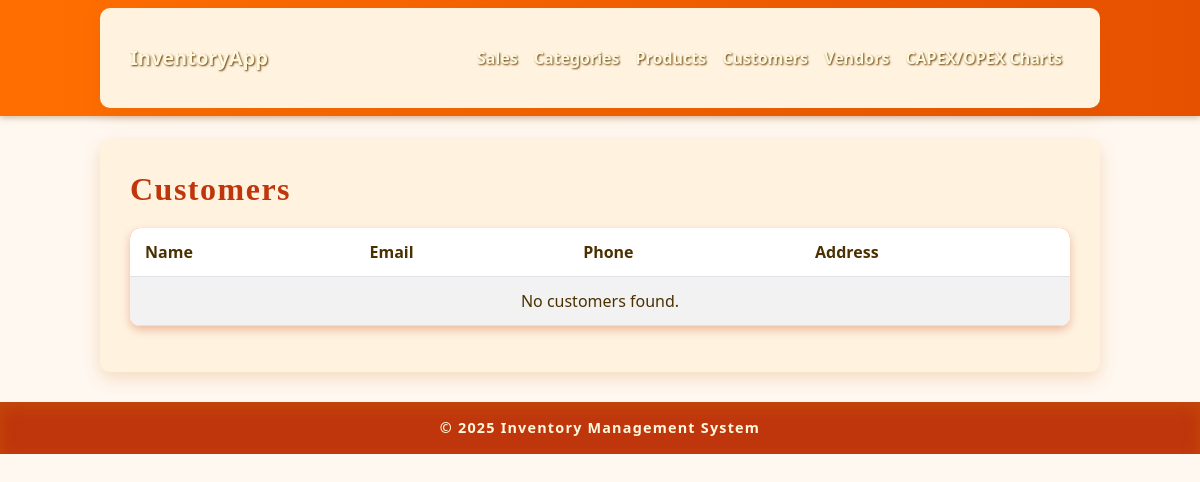
Before: /customers/ with the older database file.
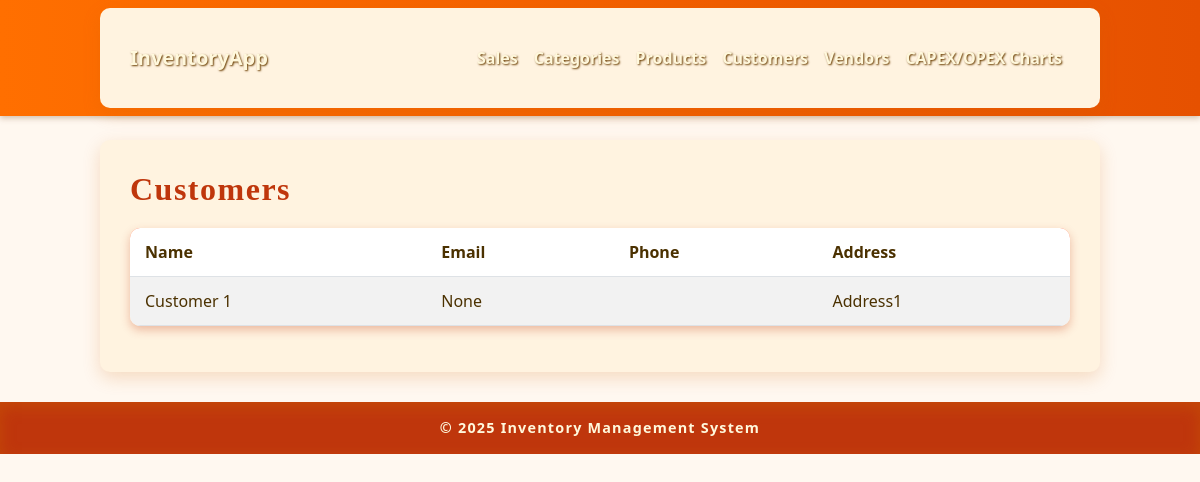
After: the same page with the newer database file.
### inventory/models.py (models this page shows, shortened)
class Customer(models.Model):
    name = models.CharField(max_length=200)
    contact_email = models.EmailField(blank=True, null=True)  # Optional email
    phone_number  = models.CharField(max_length=20, unique=False)     # Make phone unique for searching
    address = models.TextField(blank=True)                    # Make address optional

### inventory/views.py (the view)
# urls.py: path('customers/', views.customer_list, name='customer_list'),
def customer_list(request):
    customers = Customer.objects.all()
    return render(request, 'customer_list.html', {'customers': customers})

### inventory/templates/customer_list.html
{% extends "base.html" %}
{% block content %}
<h2>Customers</h2>
<table class="table table-striped">
    <thead>
        <tr>
            <th>Name</th>
            <th>Email</th>
            <th>Phone</th>
            <th>Address</th>
        </tr>
    </thead>
    <tbody>
        {% for c in customers %}
        <tr>
            <td>{{ c.name }}</td>
            <td>{{ c.contact_email }}</td>
            <td>{{ c.phone }}</td>
            <td>{{ c.address }}</td>
        </tr>
        {% empty %}
        <tr><td colspan="4" class="text-center">No customers found.</td></tr>
        {% endfor %}
    </tbody>
</table>
{% endblock %}

Changed rows visible on the page:
added Customer: name "Customer 1", contact_email "None", address "Address1"
Other visible differences:
text no longer shown: "No customers found."
